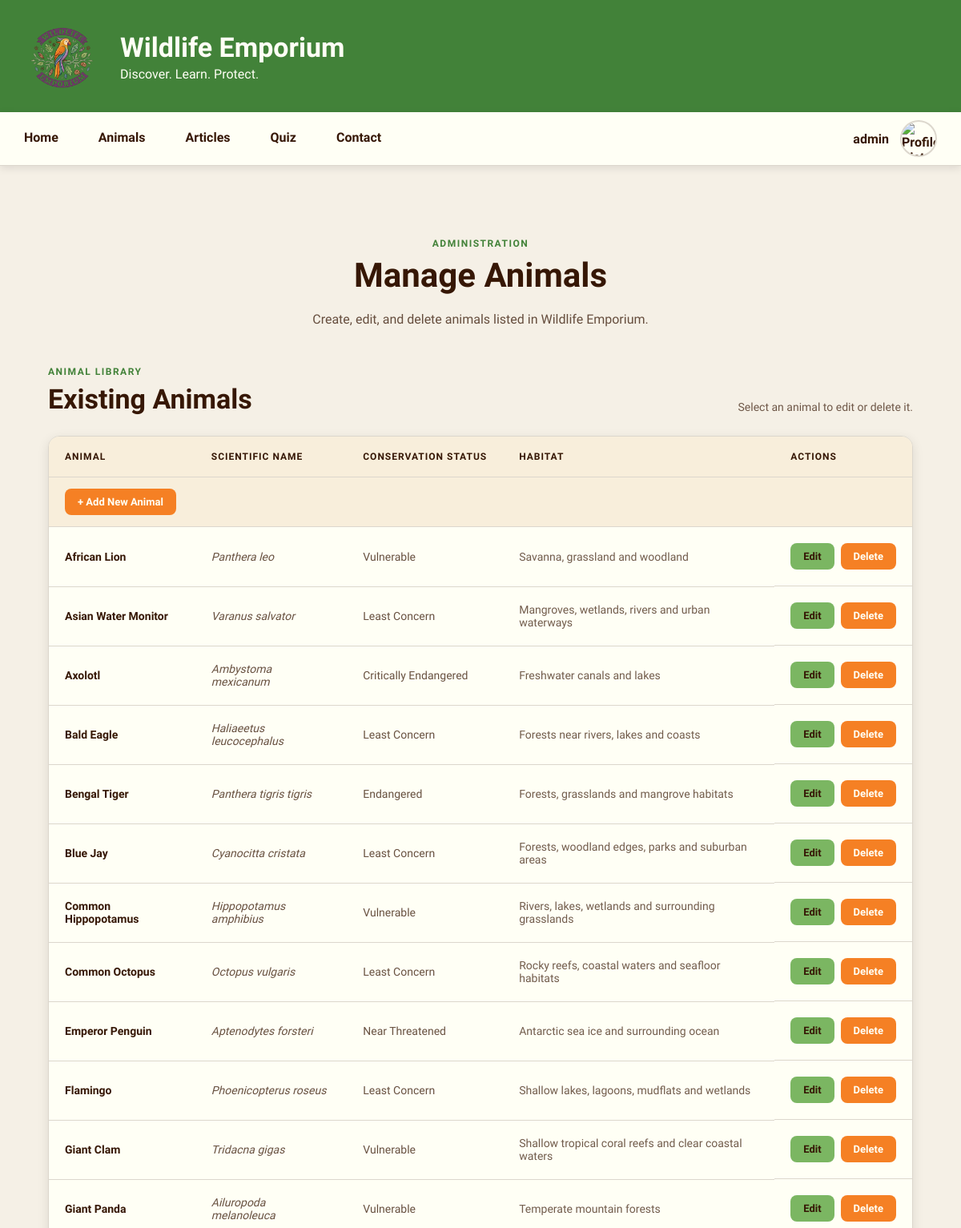
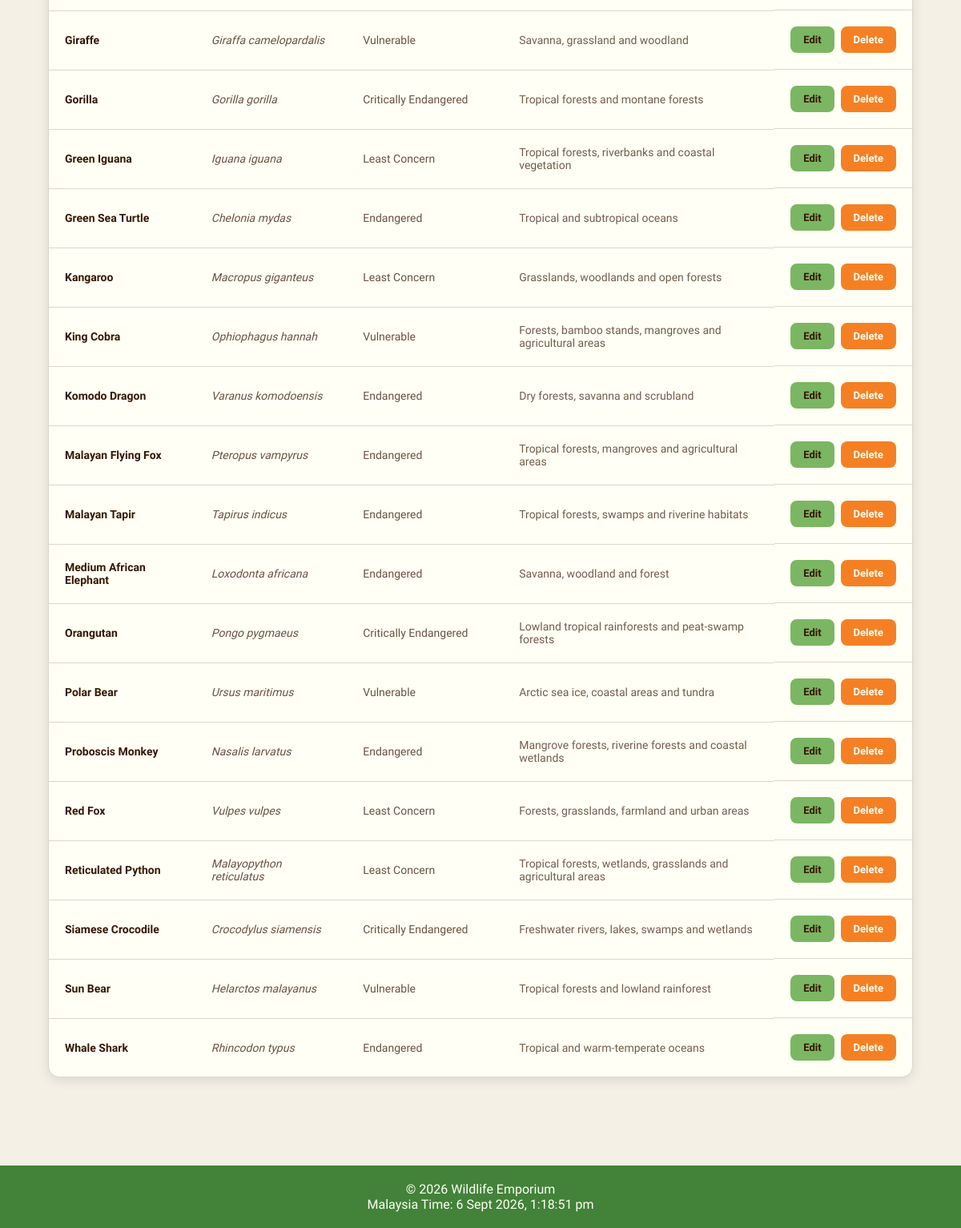
/animals/manageAnimals.php (signed in), run on the app's committed database (2 pictures, top to bottom).
### tables this page shows
CREATE TABLE IF NOT EXISTS `animals` (
  `animalID` int UNSIGNED NOT NULL AUTO_INCREMENT,
  `commonName` varchar(100) NOT NULL,
  `scientificName` varchar(150) NOT NULL,
  `kingdom` varchar(50) DEFAULT NULL,
  `phylum` varchar(100) DEFAULT NULL,
  `class` varchar(100) DEFAULT NULL,
  `orderName` varchar(100) DEFAULT NULL,
  `family` varchar(100) DEFAULT NULL,
  `genus` varchar(100) DEFAULT NULL,
  `species` varchar(150) DEFAULT NULL,
  `weight` varchar(100) DEFAULT NULL,
  `length` varchar(100) DEFAULT NULL,
  `lifespan` varchar(100) DEFAULT NULL,
  `speed` varchar(100) DEFAULT NULL,
  `habitat` varchar(255) DEFAULT NULL,
  `distribution` text,
  `diet` varchar(255) DEFAULT NULL,
  `behaviour` text,
  `description` text,
  `conservationStatus` varchar(100) DEFAULT NULL,
  `population` varchar(100) DEFAULT NULL,
  `image` varchar(255) DEFAULT NULL,
  PRIMARY KEY (`animalID`)
);

### animals/manageAnimals.php (the view, shortened to what this page needs)
<?php
require_once("../includes/database.php");
$animalsQuery = "
    SELECT
        animalID,
        commonName,
        scientificName,
        conservationStatus,
        habitat
    FROM animals
    ORDER BY commonName ASC
";
$statement = mysqli_prepare(
    $connection,
    $animalsQuery
);
$animals = [];
if ($statement)
{
    mysqli_stmt_execute($statement);
    mysqli_stmt_bind_result(
        $statement,
        $animalID,
        $commonName,
        $scientificName,
        $conservationStatus,
        $habitat
    );
    while (mysqli_stmt_fetch($statement))
    {
        $animals[] = [
            "animalID" => $animalID,
            "commonName" => $commonName,
            "scientificName" => $scientificName,
            "conservationStatus" => $conservationStatus,
            "habitat" => $habitat
        ];
    }
}
?>
<!DOCTYPE html>
<html lang="en">
<head>
    <link
        rel="stylesheet"
        href="../css/style.css"
    >
    <link
        rel="stylesheet"
        href="../css/manageAnimals.css"
    >
</head>
<body>
<?php include("../includes/header.php"); ?>
<?php include("../includes/navigation.php"); ?>
<main>
    <div class="manage-animals-page">
        <section class="manage-animals-header">
            <p class="manage-animals-label">
                ADMINISTRATION
            </p>
            <h1>
                Manage Animals
            </h1>
            <p>
                Create, edit, and delete animals listed in
                Wildlife Emporium.
            </p>
        </section>
        <section
            class="existing-animals"
            id="existing-animals"
        >
            <div class="existing-animals-header">
                <div>
                    <p class="management-section-label">
                        ANIMAL LIBRARY
                    </p>
                    <h2>
                        Existing Animals
                    </h2>
                </div>
                <p>
                    Select an animal to edit or delete it.
                </p>
            </div>
            <div class="animals-table-container">
                <table class="animals-table">
                    <thead>
                        <tr>
                            <th>
                                Animal
                            </th>
                            <th>
                                Scientific Name
                            </th>
                            <th>
                                Conservation Status
                            </th>
                            <th>
                                Habitat
                            </th>
                            <th>
                                Actions
                            </th>
                        </tr>
                    </thead>
                    <tbody>
                        <tr class="create-animal-row">
                            <td colspan="5">
                                <a
                                    href="createAnimal.php"
                                    class="create-animal-button"
                                >
                                    + Add New Animal
                                </a>
                            </td>
                        </tr>
                        <?php if (!empty($animals)): ?>
                            <?php foreach ($animals as $animal): ?>
                                <tr>
                                    <td class="animal-name">
                                        <?php echo htmlspecialchars(
                                            $animal["commonName"],
                                            ENT_QUOTES,
                                            "UTF-8"
                                        ); ?>
                                    </td>
                                    <td class="animal-scientific-name">
                                        <?php echo htmlspecialchars(
                                            $animal["scientificName"],
                                            ENT_QUOTES,
                                            "UTF-8"
                                        ); ?>
                                    </td>
                                    <td class="animal-status">
                                        <?php echo htmlspecialchars(
                                            $animal["conservationStatus"] ?? "Not specified",
                                            ENT_QUOTES,
                                            "UTF-8"
                                        ); ?>
                                    </td>
                                    <td class="animal-habitat">
                                        <?php echo htmlspecialchars(
                                            $animal["habitat"] ?? "Not specified",
                                            ENT_QUOTES,
                                            "UTF-8"
                                        ); ?>
                                    </td>
                                    <td class="animal-actions">
                                        <a
                                            href="editAnimal.php?id=<?php echo (int)$animal["animalID"]; ?>"
                                            class="animal-action-edit"
                                        >
                                            Edit
                                        </a>
                                        <form
                                            method="POST"
                                            action="manageAnimals.php"
                                            onsubmit="return confirm('Are you sure you want to delete this animal?');"
                                        >
                                            <button
                                                type="submit"
                                                name="deleteAnimal"
                                                class="animal-action-delete"
                                            >
                                                Delete
                                            </button>
                                        </form>
                                    </td>
                                </tr>
                            <?php endforeach; ?>
                        <?php endif; ?>
                    </tbody>
                </table>
            </div>
        </section>
    </div>
</main>
<?php include("../includes/footer.php"); ?>
</body>
</html>

### css/style.css (style rules this page uses)
* { margin: 0; padding: 0; box-sizing: border-box; }
:root { --background: rgb(245, 240, 230); --text: rgb(54, 23, 5); --dark-green: rgb(66, 130, 57); --light-green: rgb(123, 182, 98); --gold: rgb(251, 177, 73); --orange: rgb(245, 128, 36); --dark-purple: rgb(115, 51, 129); --light-purple: rgb(153, 79, 178); --card: rgb(255, 255, 245); --card-background: rgb(248, 238, 219); --border: rgb(220, 215, 205); --shadow: rgba(0, 0, 0, 0.10); }
body { font-family: "Work Sans", sans-serif; background-color: var(--background); color: var(--text); overflow-x: hidden; }
main { min-height: 600px; padding: 30px; width: 100%; }

### css/manageAnimals.css (style rules this page uses)
.manage-animals-page { width: 100%; max-width: 1200px; margin: 0 auto; padding: 60px 30px 80px; box-sizing: border-box; }
.manage-animals-header { max-width: 800px; margin: 0 auto 45px; text-align: center; }
.manage-animals-label { margin-bottom: 10px; color: var(--dark-green); font-size: 12px; font-weight: 700; letter-spacing: 1.5px; }
.manage-animals-header h1 { margin-bottom: 18px; color: var(--text); font-size: 42px; line-height: 1.1; }
.manage-animals-header p:last-child { color: var(--text); font-size: 16px; line-height: 1.7; opacity: 0.75; }
.existing-animals { width: 100%; }
.existing-animals-header { display: flex; justify-content: space-between; align-items: flex-end; gap: 30px; margin-bottom: 25px; }
.management-section-label { margin-bottom: 7px; color: var(--dark-green); font-size: 12px; font-weight: 700; letter-spacing: 1.5px; }
.existing-animals-header h2 { color: var(--text); font-size: 34px; line-height: 1.2; }
.existing-animals-header > p { margin: 0; color: var(--text); font-size: 14px; line-height: 1.5; opacity: 0.7; }
.animals-table-container { width: 100%; overflow-x: auto; background: var(--card); border: 1px solid var(--border); border-radius: 14px; box-shadow: 0 4px 14px var(--shadow); -webkit-overflow-scrolling: touch; }
.animals-table { width: 100%; min-width: 700px; border-collapse: collapse; text-align: left; }
.animals-table th { padding: 18px 20px; background: var(--card-background); color: var(--text); border-bottom: 1px solid var(--border); font-size: 12px; font-weight: 700; letter-spacing: 1px; text-transform: uppercase; white-space: nowrap; }
.animals-table td { padding: 20px; color: var(--text); border-bottom: 1px solid var(--border); font-size: 14px; vertical-align: middle; }
.animals-table tbody tr:last-child td { border-bottom: none; }
.animals-table tbody tr:not(.create-animal-row) { transition: background 0.2s ease; }
.create-animal-row td { padding: 14px 20px; background: var(--card-background); border-bottom: 1px solid var(--border); }
.create-animal-button { display: inline-block; padding: 9px 16px; background: var(--orange); color: var(--card); border-radius: 8px; text-decoration: none; font-size: 13px; font-weight: 600; transition: background 0.2s ease, color 0.2s ease, transform 0.2s ease; }
.animal-name { font-weight: 600; }
.animal-scientific-name { opacity: 0.75; font-style: italic; }
.animal-status { opacity: 0.75; }
.animal-habitat { opacity: 0.7; }
.animal-actions { display: flex; align-items: center; gap: 8px; white-space: nowrap; }
.animal-actions form { margin: 0; }
.animal-action-edit, .animal-action-delete { display: inline-block; padding: 9px 16px; border-radius: 8px; font-family: inherit; font-size: 13px; font-weight: 600; text-decoration: none; transition: background 0.2s ease, color 0.2s ease, transform 0.2s ease; }
.animal-action-edit { background: var(--light-green); color: var(--text); }
.animal-action-delete { border: none; background: var(--orange); color: var(--card); cursor: pointer; }

### data on the page
animals: commonName "African Lion", scientificName "Panthera leo", conservationStatus "Vulnerable", habitat "Savanna, grassland and woodland"
animals: commonName "Asian Water Monitor", scientificName "Varanus salvator", conservationStatus "Least Concern", habitat "Mangroves, wetlands, rivers and urban waterways"
animals: commonName "Axolotl", scientificName "Ambystoma mexicanum", conservationStatus "Critically Endangered", habitat "Freshwater canals and lakes"
animals: commonName "Bald Eagle", scientificName "Haliaeetus leucocephalus", conservationStatus "Least Concern", habitat "Forests near rivers, lakes and coasts"
animals: commonName "Bengal Tiger", scientificName "Panthera tigris tigris", conservationStatus "Endangered", habitat "Forests, grasslands and mangrove habitats"
animals: commonName "Blue Jay", scientificName "Cyanocitta cristata", conservationStatus "Least Concern", habitat "Forests, woodland edges, parks and suburban areas"
animals: commonName "Common Hippopotamus", scientificName "Hippopotamus amphibius", conservationStatus "Vulnerable", habitat "Rivers, lakes, wetlands and surrounding grasslands"
animals: commonName "Common Octopus", scientificName "Octopus vulgaris", conservationStatus "Least Concern", habitat "Rocky reefs, coastal waters and seafloor habitats"
animals: commonName "Emperor Penguin", scientificName "Aptenodytes forsteri", conservationStatus "Near Threatened", habitat "Antarctic sea ice and surrounding ocean"
animals: commonName "Flamingo", scientificName "Phoenicopterus roseus", conservationStatus "Least Concern", habitat "Shallow lakes, lagoons, mudflats and wetlands"
animals: commonName "Giant Clam", scientificName "Tridacna gigas", conservationStatus "Vulnerable", habitat "Shallow tropical coral reefs and clear coastal waters"
animals: commonName "Giant Panda", scientificName "Ailuropoda melanoleuca", conservationStatus "Vulnerable", habitat "Temperate mountain forests"
animals: commonName "Giraffe", scientificName "Giraffa camelopardalis", conservationStatus "Vulnerable", habitat "Savanna, grassland and woodland"
animals: commonName "Gorilla", scientificName "Gorilla gorilla", conservationStatus "Critically Endangered", habitat "Tropical forests and montane forests"
animals: commonName "Green Iguana", scientificName "Iguana iguana", conservationStatus "Least Concern", habitat "Tropical forests, riverbanks and coastal vegetation"
animals: commonName "Green Sea Turtle", scientificName "Chelonia mydas", conservationStatus "Endangered", habitat "Tropical and subtropical oceans"
animals: commonName "Kangaroo", scientificName "Macropus giganteus", conservationStatus "Least Concern", habitat "Grasslands, woodlands and open forests"
animals: commonName "King Cobra", scientificName "Ophiophagus hannah", conservationStatus "Vulnerable", habitat "Forests, bamboo stands, mangroves and agricultural areas"
animals: commonName "Komodo Dragon", scientificName "Varanus komodoensis", conservationStatus "Endangered", habitat "Dry forests, savanna and scrubland"
animals: commonName "Malayan Flying Fox", scientificName "Pteropus vampyrus", conservationStatus "Endangered", habitat "Tropical forests, mangroves and agricultural areas"
animals: commonName "Malayan Tapir", scientificName "Tapirus indicus", conservationStatus "Endangered", habitat "Tropical forests, swamps and riverine habitats"
animals: commonName "Medium African Elephant", scientificName "Loxodonta africana", conservationStatus "Endangered", habitat "Savanna, woodland and forest"
animals: commonName "Orangutan", scientificName "Pongo pygmaeus", conservationStatus "Critically Endangered", habitat "Lowland tropical rainforests and peat-swamp forests"
animals: commonName "Polar Bear", scientificName "Ursus maritimus", conservationStatus "Vulnerable", habitat "Arctic sea ice, coastal areas and tundra"
animals: commonName "Proboscis Monkey", scientificName "Nasalis larvatus", conservationStatus "Endangered", habitat "Mangrove forests, riverine forests and coastal wetlands"
animals: commonName "Red Fox", scientificName "Vulpes vulpes", conservationStatus "Least Concern", habitat "Forests, grasslands, farmland and urban areas"
animals: commonName "Reticulated Python", scientificName "Malayopython reticulatus", conservationStatus "Least Concern", habitat "Tropical forests, wetlands, grasslands and agricultural areas"
animals: commonName "Siamese Crocodile", scientificName "Crocodylus siamensis", conservationStatus "Critically Endangered", habitat "Freshwater rivers, lakes, swamps and wetlands"
animals: commonName "Sun Bear", scientificName "Helarctos malayanus", conservationStatus "Vulnerable", habitat "Tropical forests and lowland rainforest"
animals: commonName "Whale Shark", scientificName "Rhincodon typus", conservationStatus "Endangered", habitat "Tropical and warm-temperate oceans"

### other printed values
$_SESSION["username"] "admin"
